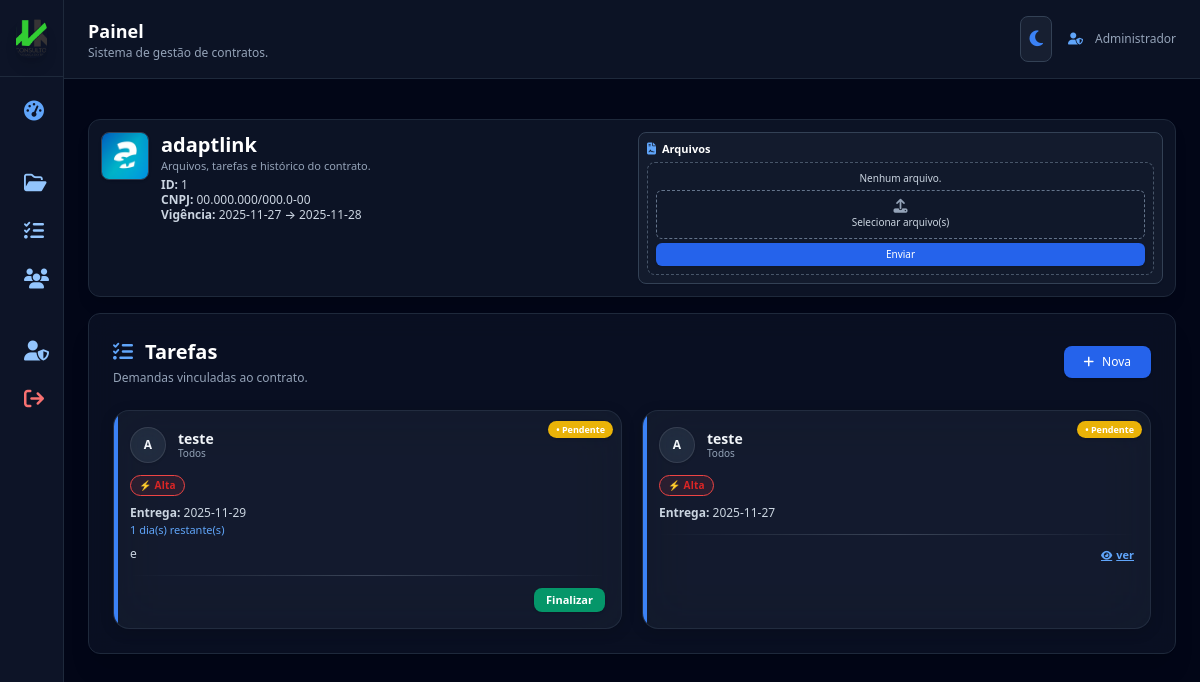
Screenshot of /contract/1 (signed in) with the database file from the repository.
### app.py (models this page shows, shortened)
class User(UserMixin, db.Model):
    id = db.Column(db.Integer, primary_key=True)
    name = db.Column(db.String(120))
    email = db.Column(db.String(120), unique=True)
    password = db.Column(db.String(255))
    role = db.Column(db.String(20))  # admin / colaborador

class Company(db.Model):
    __tablename__ = "company"
    id = db.Column(db.Integer, primary_key=True)
    name = db.Column(db.String(120), nullable=False)
    cnpj = db.Column(db.String(20), nullable=False)
    created_at = db.Column(db.DateTime, default=datetime.utcnow)
    active = db.Column(db.Boolean, default=True)
    logo = db.Column(db.String(255), nullable=True)

class Contract(db.Model):
    id = db.Column(db.Integer, primary_key=True)
    company_id = db.Column(db.Integer, db.ForeignKey("company.id"))
    description = db.Column(db.Text)
    start_date = db.Column(db.String(20))
    end_date = db.Column(db.String(20))
    status = db.Column(db.String(20), default="ativo")
    company = db.relationship("Company")

class Task(db.Model):
    id = db.Column(db.Integer, primary_key=True)
    contract_id = db.Column(db.Integer, db.ForeignKey("contract.id"))
    title = db.Column(db.String(120))
    description = db.Column(db.Text)
    due_date = db.Column(db.String(20))
    priority = db.Column(db.String(20), default="Normal")
    status = db.Column(db.String(20), default="pendente")
    assigned_to = db.Column(db.Integer, db.ForeignKey("user.id"), nullable=True)
    contract = db.relationship("Contract")
    assigned_user = db.relationship("User", backref="tarefas_recebidas")

### app.py (the view)
@app.route("/contract/<int:id>")
@login_required
def contract_view(id):
    contr = Contract.query.get_or_404(id)
    files = ContractFile.query.filter_by(contract_id=id).all()
    colaboradores = User.query.filter_by(role="colaborador").order_by(User.name).all()
    if current_user.role == "admin":
        tasks = Task.query.filter_by(contract_id=id).order_by(Task.id.desc()).all()
    else:
        tasks = Task.query.filter(
            Task.contract_id == id,
            ((Task.assigned_to == current_user.id) | (Task.assigned_to == None))
        ).order_by(Task.id.desc()).all()
    for t in tasks:
        if isinstance(t.due_date, str) and t.due_date:
            try:
                t.due_date = datetime.strptime(t.due_date, "%Y-%m-%d").date()
            except:
                t.due_date = None
    return render_template(
        "contract_view.html",
        contract=contr,
        files=files,
        tasks=tasks,
        colaboradores=colaboradores,
        now=datetime.utcnow
    )

### app.py (called while the page is built, shortened)
@login_manager.user_loader
def load_user(user_id):
    return User.query.get(int(user_id))

@app.before_request
def criar_admin_automatico():
    admin = User.query.filter_by(email="admin@admin.com").first()

### templates/contract_view.html (shortened to what this page needs)
{% extends "base.html" %}
{% block content %}
<section class="mb-4 relative">
  <div class="rounded-xl p-3
              bg-white/80 dark:bg-slate-900/80
              shadow-lg border border-slate-300 dark:border-slate-800
              backdrop-blur-xl overflow-hidden relative transition">
    <div class="relative grid grid-cols-1 lg:grid-cols-2 gap-3 items-start">
      <div class="flex items-start gap-3">
        {% if contract.company.logo %}
          <img src="/{{ contract.company.logo }}"
            class="w-12 h-12 rounded-lg object-cover
                   border border-slate-300 dark:border-slate-700 shadow">
        {% endif %}
        <div>
          <h1 class="text-xl font-bold
                     text-slate-800 dark:text-white leading-tight">
            {{ contract.company.name }}
          </h1>
          <p class="text-slate-600 dark:text-slate-400 text-[11px] mt-0.5 leading-tight">
            Arquivos, tarefas e histórico do contrato.
          </p>
          <div class="mt-1 text-slate-700 dark:text-slate-300 text-[12px] leading-tight font-medium">
            <p><strong>ID:</strong> {{ contract.id }}</p>
            <p><strong>CNPJ:</strong> {{ contract.company.cnpj }}</p>
            <p><strong>Vigência:</strong> {{ contract.start_date }} → {{ contract.end_date }}</p>
          </div>
        </div>
      </div>
      <div class="bg-white/40 dark:bg-slate-800/40
                  border border-slate-300 dark:border-slate-700
                  rounded-lg p-2 shadow-sm transition">
        <div class="flex items-center justify-between mb-1">
          <h2 class="text-[11px] font-semibold
                     text-slate-800 dark:text-white flex items-center gap-1.5">
            <i class="fa-solid fa-file-contract
                       text-blue-600 dark:text-blue-400 text-xs"></i>
            Arquivos
          </h2>
        </div>
        {% if files|length == 0 %}
        <div class="text-center border border-dashed
                    border-slate-400 dark:border-slate-600
                    rounded-lg p-2
                    bg-white/30 dark:bg-slate-900/30">
          <p class="text-slate-600 dark:text-slate-300 text-[10px] mb-1">
            Nenhum arquivo.
          </p>
          <form method="POST" action="/contract/{{ contract.id }}/upload"
                enctype="multipart/form-data">
            <label class="w-full py-2 flex flex-col items-center justify-center
                          border border-dashed
                          border-slate-400 dark:border-slate-500
                          bg-white/40 dark:bg-slate-900/40
                          rounded-md cursor-pointer hover:bg-white/60
                          dark:hover:bg-slate-900/70 transition">
              <i class="fa-solid fa-upload text-[14px] text-slate-500 dark:text-slate-400 mb-0.5"></i>
              <span class="text-[10px] text-slate-600 dark:text-slate-300">
                Selecionar arquivo(s)
              </span>
            </label>
            <button class="mt-1 w-full px-3 py-1 bg-blue-600 hover:bg-blue-700
                           text-white text-[10px] rounded-md shadow">
              Enviar
            </button>
          </form>
        </div>
        {% endif %}
      </div>
    </div>
  </div>
</section>
<section class="bg-white/70 dark:bg-slate-900/60
                backdrop-blur-md border
                border-slate-300 dark:border-slate-800
                rounded-xl p-6 shadow-xl transition">
  <div class="flex items-center justify-between mb-6">
    <div>
      <h2 class="text-xl font-semibold
                 text-slate-800 dark:text-white flex items-center gap-3">
        <i class="fa-solid fa-list-check text-blue-600 dark:text-blue-400"></i>
        Tarefas
      </h2>
      <p class="text-xs text-slate-600 dark:text-slate-400 mt-1">
        Demandas vinculadas ao contrato.
      </p>
    </div>
    <button onclick="abrirModalNovaTarefa()"
      class="px-5 py-2 bg-blue-600 hover:bg-blue-700 text-white
             text-xs rounded-lg shadow flex items-center gap-2">
      <i class="fa-solid fa-plus"></i> Nova
    </button>
  </div>
  {% if tasks|length == 0 %}
    <p class="text-slate-600 dark:text-slate-400 text-xs">
      Nenhuma tarefa registrada.
    </p>
  {% else %}
  <div class="grid grid-cols-1 sm:grid-cols-2 xl:grid-cols-3 gap-5">
  {% for t in tasks %}
  {% set atrasada = (t.status == 'pendente' and t.due_date < now().date()) %}
  <div
    class="
      relative p-4 rounded-2xl
      backdrop-blur-xl
      shadow-[0_3px_14px_rgba(0,0,0,0.15)]
      hover:shadow-[0_6px_24px_rgba(0,0,0,0.25)]
      hover:-translate-y-[3px] hover:scale-[1.01]
      transition-all duration-300
      border overflow-hidden group text-[13px]
      {% if t.status == 'concluída' %}
        bg-emerald-400/10 border-emerald-500/40
      {% elif atrasada %}
        bg-red-400/10 border-red-500/40 animate-pulse
      {% else %}
        bg-white/20 dark:bg-slate-800/40
        border-slate-300/30 dark:border-slate-700/50
      {% endif %}
    "
  >
    <div class="
      absolute left-0 top-0 h-full w-1 rounded-r-xl
      {% if t.status == 'concluída' %}
        bg-emerald-500
      {% elif atrasada %}
        bg-red-600
      {% else %}
        bg-blue-500
      {% endif %}
    "></div>
    <div class="absolute top-2 right-2">
      {% if t.status == 'concluída' %}
        <span class="px-2 py-0.5 text-[9px] rounded-full bg-emerald-600 text-white font-semibold shadow">
          ✔ Concluída
        </span>
      {% elif atrasada %}
        <span class="px-2 py-0.5 text-[9px] rounded-full bg-red-600 text-white font-semibold shadow animate-pulse">
          ⚠ Atrasada
        </span>
      {% else %}
        <span class="px-2 py-0.5 text-[9px] rounded-full bg-yellow-500 text-white font-semibold shadow">
          • Pendente
        </span>
      {% endif %}
    </div>
    <div class="flex items-center gap-3 mb-3">
      <div class="
        w-9 h-9 rounded-full flex items-center justify-center shadow
        bg-white/30 dark:bg-slate-700/40 backdrop-blur border border-white/10
        text-[12px] font-bold
      ">
        {{ t.assigned_user.name[0] if t.assigned_user else "A" }}
      </div>
      <div class="leading-tight">
        <h3 class="text-[14px] font-semibold text-slate-800 dark:text-slate-100">
          {{ t.title }}
        </h3>
        <p class="text-[10px] text-slate-500 dark:text-slate-400">
          {{ t.assigned_user.name if t.assigned_user else "Todos" }}
        </p>
      </div>
    </div>
    <span
      class="text-[10px] px-2 py-[2px] rounded-full border inline-block mb-2 font-semibold tracking-wide
        {% if t.priority == 'Alta' %}
          border-red-500 text-red-600 bg-red-500/10
        {% elif t.priority == 'Baixa' %}
          border-blue-500 text-blue-600 bg-blue-500/10
        {% else %}
          border-yellow-500 text-yellow-600 bg-yellow-500/10
        {% endif %}
      ">
      ⚡ {{ t.priority }}
    </span>
    <p class="text-[12px] text-slate-700 dark:text-slate-300">
      <strong>Entrega:</strong> {{ t.due_date }}
    </p>
    {% if t.status == 'pendente' %}
      {% set diff = (t.due_date - now().date()).days %}
      {% if diff > 0 %}
        <p class="text-[11px] text-blue-600 dark:text-blue-400">
          {{ diff }} dia(s) restante(s)
        </p>
      {% elif diff == 0 %}
        <p class="text-[11px] text-yellow-500 dark:text-yellow-400 font-semibold">
          vence hoje
        </p>
      {% else %}
        <p class="text-[11px] text-red-600 dark:text-red-400 font-semibold">
          {{ diff | abs }} dia(s) atrasado(s)
        </p>
      {% endif %}
    {% endif %}
    {% if t.description %}
    <p class="mt-2 text-[12px] text-slate-600 dark:text-slate-300 leading-snug line-clamp-3">
      {{ t.description }}
    </p>
    {% endif %}
    <div class="my-3 h-px bg-gradient-to-r from-transparent via-slate-400/30 to-transparent"></div>
    <div class="flex justify-end gap-2">
      {% if t.status == 'pendente' and current_user.role == 'admin' %}
        <button onclick="abrirModalFinalizar({{ t.id }})"
          class="px-3 py-1 rounded-lg text-[11px] font-semibold
                 text-white bg-emerald-600 hover:bg-emerald-700 shadow transition">
          Finalizar
        </button>
      {% endif %}
      {% if t.status != 'pendente' %}
        <button onclick="abrirDetalhes({{ t.id }})"
          class="text-[11px] font-semibold text-blue-600 dark:text-blue-400 hover:text-blue-700 underline flex items-center gap-1 transition">
          <i class="fa-solid fa-eye text-[10px]"></i> ver
        </button>
      {% endif %}
    </div>
  </div>
  {% endfor %}
</div>
  {% endif %}
</section>
{% endblock %}

### templates/base.html (shortened to what this page needs)
<!doctype html>
<html lang="pt-BR" class="h-full">
<head>
  <script src="https://cdn.tailwindcss.com"></script>
  <link rel="stylesheet"
        href="https://cdnjs.cloudflare.com/ajax/libs/font-awesome/6.5.0/css/all.min.css"/>
</head>
<body class="h-full
             bg-slate-100 text-slate-800
             dark:bg-slate-950 dark:text-slate-100
             transition-colors duration-300">
<div class="min-h-screen flex">
  <aside
    class="group fixed top-0 left-0 h-full
           bg-white/90 border-r border-slate-200
           dark:bg-slate-900/90 dark:border-slate-800
           flex flex-col transition-all duration-300
           w-16 hover:w-56 overflow-hidden z-50">
      <div class="p-4 border-b
                  border-slate-200 dark:border-slate-800
                  flex items-center gap-3">
          <img src="{{ url_for('static', filename='logo.png') }}"
               class="w-10 h-10 rounded-xl object-cover shadow-lg">
      </div>
      <nav class="flex-1 p-3 space-y-1 text-sm">
        {% if current_user.is_authenticated %}
        {% if current_user.role == 'admin' %}
        <a href="{{ url_for('dashboard') }}"
           class="flex items-center gap-3 px-3 py-2 rounded-lg
                  hover:bg-slate-200 dark:hover:bg-slate-800/80
                  transition">
          <i class="fa-solid fa-gauge-high text-blue-500 dark:text-blue-400 text-xl"></i>
        </a>
        <a href="/contracts"
           class="flex items-center gap-3 px-3 py-2 rounded-lg
                  hover:bg-slate-200 dark:hover:bg-slate-800/80
                  transition">
          <i class="fa-regular fa-folder-open text-blue-500 dark:text-blue-300 text-xl"></i>
        </a>
        <a href="/atividades"
           class="flex items-center gap-3 px-3 py-2 rounded-lg
                  hover:bg-slate-200 dark:hover:bg-slate-800/80
                  transition">
          <i class="fa-solid fa-list-check text-blue-500 dark:text-blue-300 text-xl"></i>
        </a>
        <a href="/colaboradores"
           class="flex items-center gap-3 px-3 py-2 rounded-lg
                  hover:bg-slate-200 dark:hover:bg-slate-800/80
                  transition">
          <i class="fa-solid fa-users text-blue-500 dark:text-blue-300 text-xl"></i>
        </a>
        <a href="/administradores"
           class="flex items-center gap-3 px-3 py-2 rounded-lg
                  hover:bg-slate-200 dark:hover:bg-slate-800/80
                  transition">
          <i class="fa-solid fa-user-shield text-blue-500 dark:text-blue-300 text-xl"></i>
        </a>
        {% endif %}
        {% endif %}
        <a href="/logout"
           class="flex items-center gap-3 px-3 py-2 rounded-lg
                  hover:bg-red-100 dark:hover:bg-red-900/40
                  text-red-600 dark:text-red-400 mt-6 transition">
          <i class="fa-solid fa-arrow-right-from-bracket text-xl"></i>
        </a>
      </nav>
  </aside>
  <main class="flex-1 ml-16 group-hover:ml-56 transition-all duration-300">
    <header class="border-b
                   border-slate-200 dark:border-slate-800
                   bg-white/80 dark:bg-slate-900/80
                   backdrop-blur">
      <div class="max-w-7xl mx-auto px-6 py-4 flex items-center justify-between">
        <div>
          <h2 class="text-lg font-semibold
                     text-slate-800 dark:text-white">
            {{ page_title or 'Painel' }}
          </h2>
          <p class="text-xs
                    text-slate-600 dark:text-slate-400">
            Sistema de gestão de contratos.
          </p>
        </div>
        <div class="flex items-center gap-4">
          <button id="themeToggle"
                  class="p-2 rounded-lg border
                         border-slate-300 dark:border-slate-700
                         bg-white/80 dark:bg-slate-800/60
                         hover:bg-slate-100 dark:hover:bg-slate-700
                         transition">
            <i id="temaIcone" class="fa-solid fa-moon text-blue-500 text-lg"></i>
          </button>
          {% if current_user.is_authenticated %}
          <div class="flex items-center gap-3 text-xs
                      text-slate-600 dark:text-slate-400">
            <i class="fa-solid fa-user-shield text-blue-500 dark:text-blue-400"></i>
            {{ current_user.name }}
          </div>
          {% endif %}
        </div>
      </div>
    </header>
    <div class="max-w-7xl mx-auto px-6 pt-4">
    </div>
    <section class="max-w-7xl mx-auto px-6 py-6">
      {% block content %}{% endblock %}
    </section>
  </main>
</div>
</body>
</html>

### templates/base.html (style rules this page uses)
body { font-family: system-ui, -apple-system, BlinkMacSystemFont, "Inter", sans-serif; }

### rows the page displays
User: name "Administrador"
Company: company.name "adaptlink", company.cnpj "00.000.000/000.0-00"
Contract: id "1", start_date "2025-11-27", end_date "2025-11-28"
Task: status "• Pendente", assigned_user "A", title "teste", assigned_user "Todos", priority "Alta", due_date "2025-11-29", contract "1", description "e"
Task: status "• Pendente", assigned_user "A", title "teste", assigned_user "Todos", priority "Alta", due_date "2025-11-27"

### other values shown
{{ page_title or 'Painel' }} "Painel"
